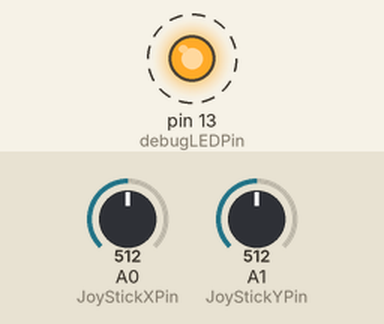
This sketch was run on a simulated Arduino Uno, built with avr-gcc and run on an emulated ATmega328P. Parts: output pins drawn as LEDs (lit = HIGH). Dashed ring = blinking. Inputs (shaded band) come from the test bench; at power-on: A0 (JoyStickXPin) = 512, A1 (JoyStickYPin) = 512. No radio packets arrive unless stated; what the sketch prints to the serial monitor is not drawn.

Above: at 1.2 s.
1.3 s: A0 (JoyStickXPin) set to 11
4.3 s: A0 (JoyStickXPin) set to 8
Timing chart, 0 to 13.3 s (numbered marks = the images above; inputs shaded):
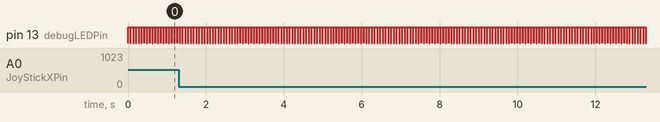

Measured:
- by itself, pin 13 (debugLEDPin): alternates HIGH for 0.06 s and LOW for 0.01 s

The sketch:

Transmitting.ino
```cpp
/*
-----Joystick data transmission code ver 1.00---
-----By Ashwin Narayan@RMI-NITT-----------------

  This is the transmission side of the the code.
  Upload this code to the arduino which takes the
  readings from the joystick. Connect the X reading
  of the joystick to pin A0 and the Y-reading of the
  joystick to pin A1. Connect the data pin of the RF
  module to pin 12.

*/

#include <VirtualWire.h>

int JoyStickXPin = A0; //Connect Joystick x axis output to pin A0
int JoyStickYPin = A1; //Connect Joystick y axis output to pin A1
int SensorValX   = 0;  //Stores X sensor reading
int SensorValY   = 0;  //Stores Y sensor reading
int debugLEDPin  = 13; //For debugging

String sensorData= "";
const char *RF_Message = "Hello!";

void setup()
{
  Serial.begin(9600); //Start serial monitor for debugging
  pinMode(debugLEDPin, OUTPUT); //Set the LED pinmode to output
  sensorData.reserve(11);

  vw_setup(2000);        //Setup the virtualwire library to transmit
                         //at 2000 bits per second. Connect the data
                         //pin of the transmitter module to pin 12 of
                         //the arduino.
}

void loop()
{
  sensorData = "X";
  SensorValX = analogRead(JoyStickXPin); //Read the values from
  SensorValY = analogRead(JoyStickYPin); //the joystick

  //Pack the sensor data into a suitable format for sending over RF link
  sensorData += SensorValX;
  sensorData += ",";
  sensorData += SensorValY;
  sensorData += "Y";
  //Print sensor data
  Serial.println(sensorData);
  //Convert to c string for sending over RF
  RF_Message = sensorData.c_str();

  //Flash LED to show message is being sent
  digitalWrite(debugLEDPin, true);
  vw_send((uint8_t *)RF_Message, strlen(RF_Message)); //Send
  vw_wait_tx(); //Wait until whole message is gone
  digitalWrite(debugLEDPin, false);

  delay(10);
}
```
